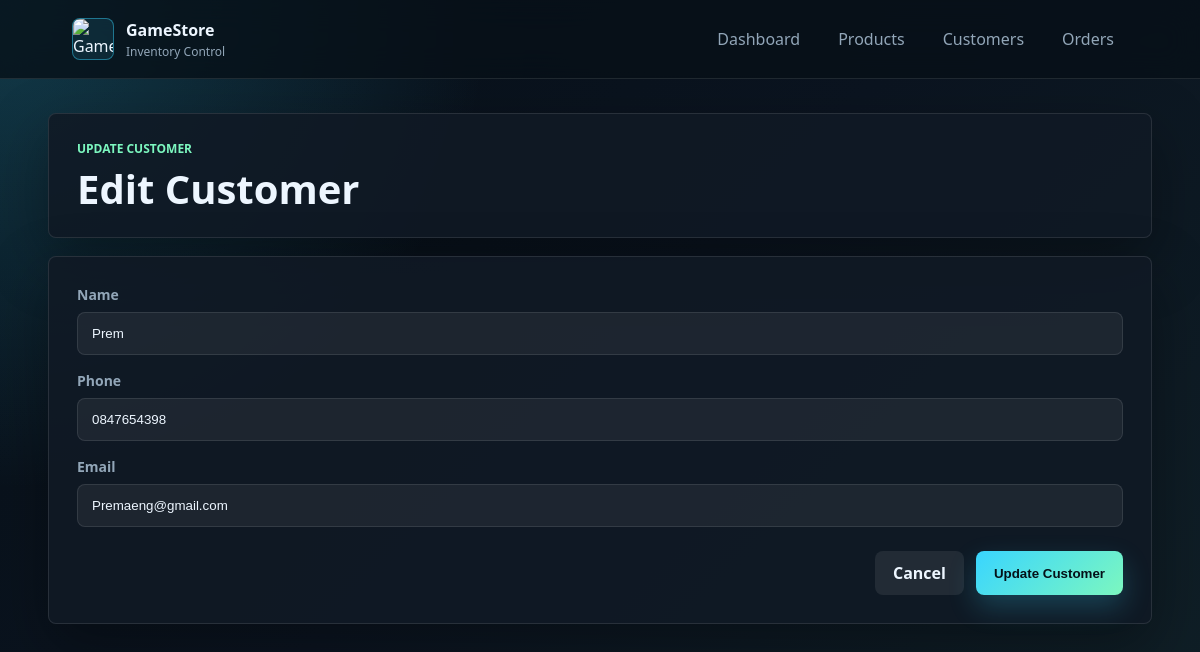
The page /edit_customer/5 on the database its author committed.
### tables this page shows
CREATE TABLE customers (
    customer_id INTEGER PRIMARY KEY AUTOINCREMENT,
    name TEXT NOT NULL,
    phone TEXT,
    email TEXT UNIQUE
);

### app.py (the view, shortened to what this page needs)
@app.route('/edit_customer/<int:id>', methods=['GET', 'POST'])
def edit_customer(id):
    conn = get_db_connection()
    customer = conn.execute('''
        SELECT * FROM customers
        WHERE customer_id = ?
    ''', (id,)).fetchone()
    error = None
    conn.close()
    return render_template(
        'edit_customer.html',
        customer=customer,
        error=error
    )

### app.py (called while the page is built)
def get_db_connection():
    conn = sqlite3.connect(app.config['DATABASE'])
    conn.row_factory = sqlite3.Row
    return conn

### templates/edit_customer.html (shortened to what this page needs)
{% extends 'base.html' %}
{% block content %}
<div class="page-header">
    <div>
        <p class="eyebrow">Update Customer</p>
        <h1>Edit Customer</h1>
    </div>
</div>
<form class="form-panel" method="post">
    <label>
        Name
        <input name="name" value="{{ customer.name }}" required>
    </label>
    <label>
        Phone
        <input name="phone" value="{{ customer.phone }}">
    </label>
    <label>
        Email
        <input name="email" type="email" value="{{ customer.email }}">
    </label>
    <div class="form-actions">
        <a class="btn ghost" href="/customers">Cancel</a>
        <button type="submit">Update Customer</button>
    </div>
</form>
{% endblock %}

### static/style.css (style rules this page uses)
:root { --bg: #071018; --panel: #101a25; --text: #edf6ff; --muted: #92a6b8; --line: rgba(255, 255, 255, 0.1); --cyan: #39d5ff; --green: #7cf7bf; --red: #ff6b7a; --shadow: 0 22px 60px rgba(0, 0, 0, 0.34); }
* { box-sizing: border-box; }
body { margin: 0; min-height: 100vh; color: var(--text); font-family: "Segoe UI", Arial, sans-serif; background: radial-gradient(circle at top left, rgba(57, 213, 255, 0.22), transparent 34%), linear-gradient(135deg, #071018 0%, #0b1420 48%, #102027 100%); }
a { color: inherit; }
.hero, .page-header, .form-panel, .table-wrap, .card { border: 1px solid var(--line); border-radius: 8px; background: rgba(16, 26, 37, 0.88); box-shadow: var(--shadow); }
.hero h1, .page-header h1 { margin: 0; font-size: 40px; line-height: 1.1; }
.eyebrow { margin: 0 0 10px; color: var(--green); font-size: 12px; font-weight: 800; text-transform: uppercase; }
.page-header { display: flex; align-items: center; justify-content: space-between; gap: 16px; padding: 26px 28px; margin-bottom: 18px; }
.btn, button { display: inline-flex; align-items: center; justify-content: center; min-height: 44px; padding: 0 18px; border: 0; border-radius: 8px; color: #041018; background: linear-gradient(135deg, var(--cyan), var(--green)); font-weight: 800; text-decoration: none; cursor: pointer; box-shadow: 0 12px 28px rgba(57, 213, 255, 0.22); }
.btn.ghost { color: var(--text); background: rgba(255, 255, 255, 0.08); box-shadow: none; }
.form-panel { display: grid; gap: 16px; padding: 28px; }
label { color: var(--muted); font-size: 14px; font-weight: 700; }
input, select { width: 100%; margin-top: 8px; padding: 13px 14px; border: 1px solid var(--line); border-radius: 8px; color: var(--text); background: rgba(255, 255, 255, 0.06); outline: none; }
.form-actions { display: flex; justify-content: flex-end; gap: 12px; margin-top: 8px; }

### rows shown on the page
customers: name "Prem", phone "0847654398", email "Premaeng@gmail.com"
